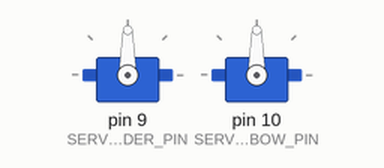
This sketch was run on a simulated Arduino Uno, built with avr-gcc and run on an emulated ATmega328P. Shown: 2 × servo. What the sketch prints to the serial monitor is not drawn.

Above: at 1.8 s.
At 4.75 s:
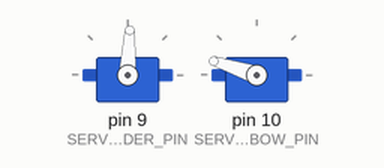
At 8.4 s:
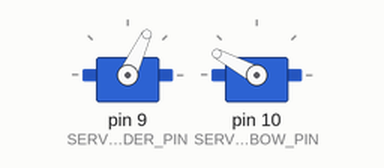
At 16.2 s:
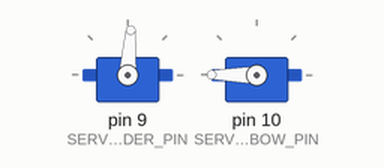
Timing chart, 0 to 20.5 s (numbered marks = the images above):
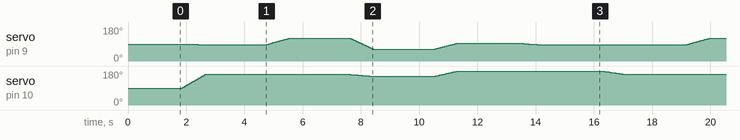

The sketch:

inverse_kinematics_arm.ino
```cpp
// (licence header left out)
#include <Servo.h>      // Built-in servo PWM driver
#include <math.h>       // atan2(), sqrt(), cos(), sin(), abs()


// ── PIN DEFINITIONS ──────────────────────────────────────────────
const int SERVO_SHOULDER_PIN = 9;
const int SERVO_ELBOW_PIN    = 10;


// ── ARM GEOMETRY (millimetres) ───────────────────────────────────
// Change these to match your physical arm's link lengths.
const float L1 = 120.0;   // Length of link 1 (shoulder to elbow joint)
const float L2 =  90.0;   // Length of link 2 (elbow joint to tip)

// Workspace limits — target distance from shoulder must be within these.
const float MAX_REACH = L1 + L2;          // Arm fully extended  = 210 mm
const float MIN_REACH = abs(L1 - L2);     // Arm fully folded    =  30 mm


// ── SERVO OBJECTS ────────────────────────────────────────────────
Servo shoulderServo;   // Controls joint 1 (base rotation / shoulder)
Servo elbowServo;      // Controls joint 2 (elbow bend)


// ── DATA STRUCTURES ──────────────────────────────────────────────

/*
 * Point2D — a Cartesian target position for the end-effector.
 * Units: millimetres, relative to the shoulder joint (origin).
 */
struct Point2D {
  float x;
  float y;
};

/*
 * IKResult — output of the IK solver.
 * Contains both joint angles and a flag indicating whether
 * the target was reachable (inside the arm's workspace).
 */
struct IKResult {
  float theta1_deg;   // Shoulder angle in degrees (IK coordinate frame)
  float theta2_deg;   // Elbow angle in degrees (IK coordinate frame)
  bool  reachable;    // false = target is outside the arm's workspace
};


// ── WAYPOINTS ────────────────────────────────────────────────────
/*
 * A list of (x, y) positions for the arm tip to visit in sequence.
 * All units in millimetres. Origin is at the shoulder joint.
 * Adjust or extend this array to change the arm's movement path.
 */
const Point2D waypoints[] = {
  { 150.0,  80.0 },   // Waypoint A — extended upper-right region
  {  80.0, 150.0 },   // Waypoint B — upper area (arm more vertical)
  { 180.0,   0.0 },   // Waypoint C — fully horizontal (max x at y=0)
  { 100.0, 100.0 },   // Waypoint D — mid-field diagonal
  {  60.0,  60.0 },   // Waypoint E — near origin; tests tight elbow fold
};

const int NUM_WAYPOINTS = sizeof(waypoints) / sizeof(waypoints[0]);


// ── FUNCTION: solveIK ────────────────────────────────────────────
/*
 * Compute shoulder (θ₁) and elbow (θ₂) angles for a given target.
 *
 * Approach: Geometric / closed-form — no iteration required.
 *
 * Step 1: Use the cosine rule to find cos(θ₂).
 *         The three sides of the triangle are L1, L2, and the
 *         straight-line distance from shoulder to target.
 *
 * Step 2: Take the positive square root of (1 − cos²θ₂) to get
 *         sin(θ₂). Positive = elbow-UP solution.
 *         Use constrain() first — floating-point arithmetic can
 *         push cosTheta2 just outside [−1, 1], making sqrt() return NaN.
 *
 * Step 3: Use atan2() to get θ₂ in the correct quadrant.
 *         atan2(y, x) is preferred over acos() because it handles
 *         all four quadrants correctly.
 *
 * Step 4: Decompose θ₁ into two sub-angles and subtract them:
 *         - The angle from origin to target (atan2(y, x))
 *         - The angle the second link "offsets" the first
 *
 * Step 5: Convert radians → degrees for servo use.
 */
IKResult solveIK(float x, float y) {
  IKResult result;

  // Distance² from shoulder to target
  float distSq = x * x + y * y;
  float dist   = sqrt(distSq);

  // --- Reachability check ---
  // If the target is beyond the arm's stretch or inside its minimum
  // fold radius, there is no valid IK solution.
  if (dist > MAX_REACH || dist < MIN_REACH) {
    result.reachable = false;
    Serial.print("[IK] UNREACHABLE — distance from origin: ");
    Serial.print(dist);
    Serial.print(" mm  (valid range: ");
    Serial.print(MIN_REACH);
    Serial.print("–");
    Serial.print(MAX_REACH);
    Serial.println(" mm)");
    return result;
  }

  // --- Step 1: Cosine rule → cos(θ₂) ---
  float cosTheta2 = (distSq - L1 * L1 - L2 * L2) / (2.0f * L1 * L2);

  // --- Step 2: Clamp and compute sin(θ₂) ---
  // Must clamp before sqrt() to avoid NaN on boundary targets.
  cosTheta2 = constrain(cosTheta2, -1.0f, 1.0f);
  float sinTheta2 = sqrt(1.0f - cosTheta2 * cosTheta2);  // ELBOW-UP (+)

  // --- Step 3: θ₂ via atan2 ---
  float theta2_rad = atan2(sinTheta2, cosTheta2);

  // --- Step 4: θ₁ via atan2 decomposition ---
  float k1 = L1 + L2 * cosTheta2;
  float k2 = L2 * sinTheta2;
  float theta1_rad = atan2(y, x) - atan2(k2, k1);

  // --- Step 5: Radians → Degrees ---
  result.theta1_deg = theta1_rad * (180.0f / PI);
  result.theta2_deg = theta2_rad * (180.0f / PI);
  result.reachable  = true;

  return result;
}


// ── FUNCTION: ikAngleToServo ─────────────────────────────────────
/*
 * Convert an IK-frame angle (can be negative or > 90°) to a
 * physical servo angle (must be in [0, 180°]).
 *
 * IK angles are in the arm's mathematical coordinate frame.
 * Physical servos have their own zero reference that depends on
 * how they are mounted.
 *
 * Parameters:
 *   ikDegrees — the angle from solveIK (degrees, any value)
 *   offset    — servo angle when IK angle = 0° (default: 90°)
 *               Adjust this to match your physical servo mounting.
 *
 * Returns: servo angle clamped to [0, 180].
 */
int ikAngleToServo(float ikDegrees, float offset = 90.0f) {
  int servoAngle = (int)(ikDegrees + offset);
  return constrain(servoAngle, 0, 180);
}


// ── FUNCTION: smoothMove ─────────────────────────────────────────
/*
 * Move both servos from their current positions to new targets
 * using linear interpolation, so the arm glides rather than snaps.
 *
 * Parameters:
 *   fromS1, toS1  — shoulder servo: start and end angle
 *   fromS2, toS2  — elbow servo:    start and end angle
 *   steps         — how many interpolation steps (more = smoother)
 *   stepDelay     — milliseconds between steps (more = slower)
 *
 * Note: This is a blocking function — it occupies the CPU for
 * (steps × stepDelay) ms. For non-blocking motion, consider
 * a timer-based approach.
 */
void smoothMove(int fromS1, int toS1,
                int fromS2, int toS2,
                int steps = 40, int stepDelay = 20) {
  for (int i = 0; i <= steps; i++) {
    float t = (float)i / steps;               // Normalised t ∈ [0.0, 1.0]
    int s1 = (int)(fromS1 + t * (toS1 - fromS1));
    int s2 = (int)(fromS2 + t * (toS2 - fromS2));
    shoulderServo.write(s1);
    elbowServo.write(s2);
    delay(stepDelay);
  }
}


// ── GLOBAL STATE ─────────────────────────────────────────────────
int currentWaypoint = 0;
int prevS1 = 90;    // Last shoulder servo position (start at home)
int prevS2 = 90;    // Last elbow servo position (start at home)


// ── SETUP ────────────────────────────────────────────────────────
void setup() {
  Serial.begin(9600);
  Serial.println("========================================");
  Serial.println("  2-DOF IK Robotic Arm — Arduino");
  Serial.println("========================================");
  Serial.print("  L1 = "); Serial.print(L1); Serial.println(" mm");
  Serial.print("  L2 = "); Serial.print(L2); Serial.println(" mm");
  Serial.print("  Workspace: "); Serial.print(MIN_REACH);
  Serial.print(" – "); Serial.print(MAX_REACH); Serial.println(" mm");
  Serial.println("  Elbow convention: UP (positive sinTheta2)");
  Serial.println("========================================\n");

  // Attach servos to their PWM pins
  shoulderServo.attach(SERVO_SHOULDER_PIN);
  elbowServo.attach(SERVO_ELBOW_PIN);

  // Move to home position: arm pointing upward at 90° / 90°
  // Physical position depends on your servo mounting offsets.
  Serial.println("[INIT] Moving to home position (90°, 90°)...");
  shoulderServo.write(90);
  elbowServo.write(90);
  delay(1500);   // Allow servos to reach home before starting waypoints
  Serial.println("[INIT] Ready.\n");
}


// ── LOOP ─────────────────────────────────────────────────────────
void loop() {

  // --- 1. Get the current target waypoint ---
  Point2D target = waypoints[currentWaypoint];

  Serial.print("[TARGET] Waypoint ");
  Serial.print(currentWaypoint);
  Serial.print("  x="); Serial.print(target.x, 1);
  Serial.print(" mm  y="); Serial.print(target.y, 1);
  Serial.println(" mm");

  // --- 2. Solve IK for this target ---
  IKResult ik = solveIK(target.x, target.y);

  if (ik.reachable) {

    // --- 3. Convert IK angles to servo angles ---
    int s1 = ikAngleToServo(ik.theta1_deg, 90.0f);
    int s2 = ikAngleToServo(ik.theta2_deg, 90.0f);

    // Print joint angles for Serial Monitor verification
    Serial.print("[IK]    θ₁ = "); Serial.print(ik.theta1_deg, 1);
    Serial.print("°    θ₂ = "); Serial.print(ik.theta2_deg, 1);
    Serial.println("°");

    Serial.print("[SERVO] S1 = "); Serial.print(s1);
    Serial.print("°    S2 = "); Serial.print(s2);
    Serial.println("°");

    // --- 4. Move smoothly to the new position ---
    smoothMove(prevS1, s1, prevS2, s2, /*steps=*/40, /*stepDelay=*/20);

    // Save servo positions for next iteration's smooth start
    prevS1 = s1;
    prevS2 = s2;

    Serial.println("[DONE]  Holding position...\n");

  } else {
    // Target was unreachable — skip it and continue to next waypoint
    Serial.println("[SKIP]  Waypoint skipped (unreachable).\n");
  }

  // --- 5. Advance to next waypoint (wraps around) ---
  currentWaypoint = (currentWaypoint + 1) % NUM_WAYPOINTS;

  // Hold current position before moving to the next waypoint
  delay(2000);
}
```
